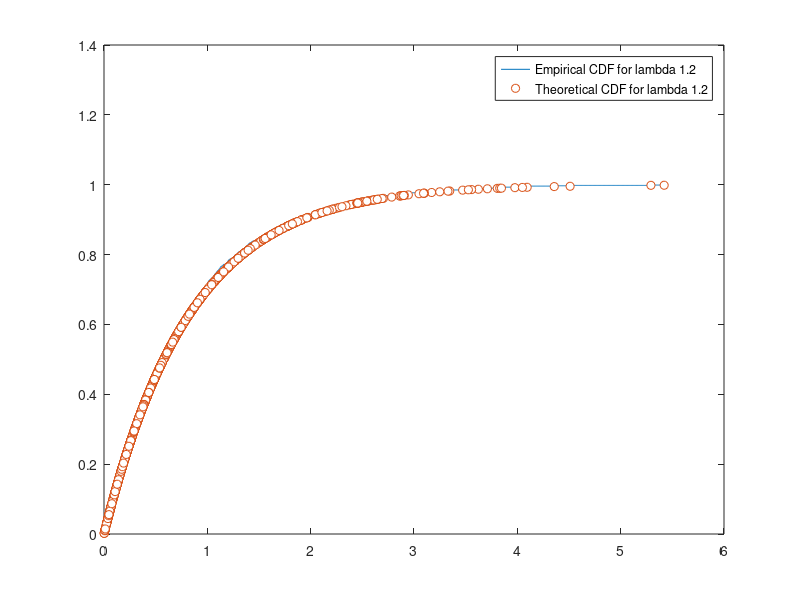

MATLAB code for this plot:
%define lambda value of the distribution
lambda_exp=1.2;
%generating 1000 exponential random variable
for i=1:1000
    u_exp=rand;
    exp_1(i)=-log(u_exp)/lambda_exp;
end
%calculating mean and variance values of these generated rv
mean_exp=mean(exp_1);
var_exp=var(exp_1);
%calculation of exponential pdf formula
for i=1:1000
   p_exp(i)=1-exp(-lambda_exp*exp_1(i));
end

figure(1)
%plotting CDF simulation results
[counter, bins]= hist(exp_1,1000);
PDF=counter/sum(counter);
CDF=cumsum(PDF);
plot(bins,CDF);

hold on
%plotting calculated results
plot(exp_1,p_exp,'o','MarkerFaceColor','w');
legend('Empirical CDF for lambda 1.2','Theoretical CDF for lambda 1.2')
